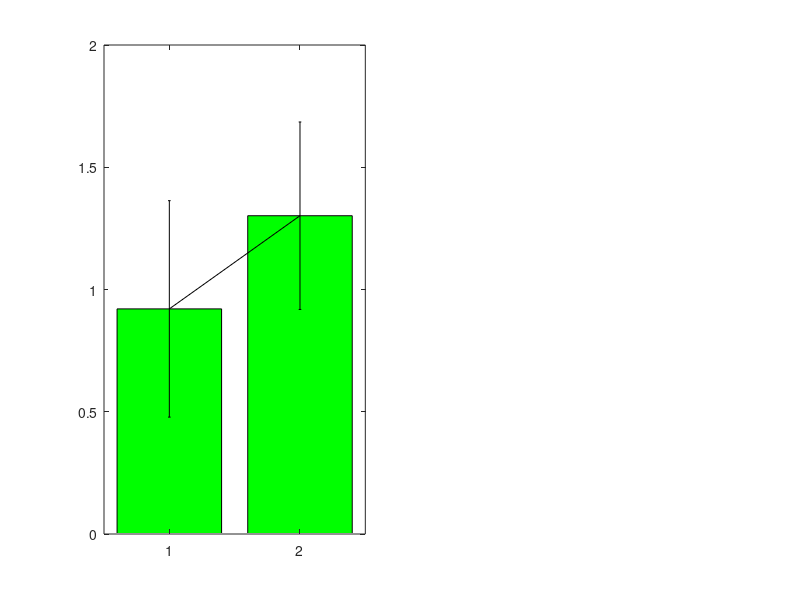

Write the MATLAB code that produced this figure. (Note: this script raises an error after producing the figure.)

clear;
clc;

load("Responses001.mat");


%%


% 1 = HIT = Correct positive
% 2 = Miss
% 3 = False positive
% 4 = Correct negative (correct rejection)


%%%%%%%%%%%%%%%%%%%% showing and analyzing the results of the experiment %%%%%%%%%%%%%%%%%%%%%%

% preparing and organizing the data for analysis:

sum_results1 = [sum(Responses001(:,4,1)==1),sum(Responses001(:,4,1)==2),sum(Responses001(:,4,1)==3),sum(Responses001(:,4,1)==4)];
sum_results2 = [sum(Responses001(:,4,2)==1),sum(Responses001(:,4,2)==2),sum(Responses001(:,4,2)==3),sum(Responses001(:,4,2)==4)];




sum_cor_or_not1 = [sum(sum_results1([1 , 4])),sum(sum_results1(2:3))];
sum_cor_or_not2 = [sum(sum_results2([1 , 4])),sum(sum_results2(2:3))];

Accuracy1 = sum_cor_or_not1(1)/size(Responses001,1)*100;
Accuracy2 = sum_cor_or_not2(1)/size(Responses001,1)*100;

meaning_of_each_number = [{'First try'},{'Second try'}];
Accuracy_all = [Accuracy1, Accuracy2];

% responses and accuracy analysis:
figure('Toolbar','none','Menubar','none','NumberTitle','off',...
 'Units','normalized','position',[0.2 0.2 0.6 0.6],'Color',[1 1 1]);

% figure('Units','normalized','position',[0 0 1 1]);
subplot(1,2,1);
times_mean = squeeze(mean(Responses001(:,3,:)))';
times_std = squeeze(std(Responses001(:,3,:)))';
bar(times_mean, 'g');
hold on;
errorbar(times_mean, times_std, 'k', 'LineStyle', 'none');
box off;
xticklabels(meaning_of_each_number);
ylabel('Time (s)');
xlabel('Attempt');
title('Response time','FontSize',14);
subplot(1,2,2);
bar(Accuracy_all, 'c');
box off;
xticklabels(meaning_of_each_number);
ylabel('Accuracy %');
xlabel('Attempt');
title('Accuracy','FontSize',14);
sgtitle('Hamilton','FontSize',20,'Color','black');
hold off;

